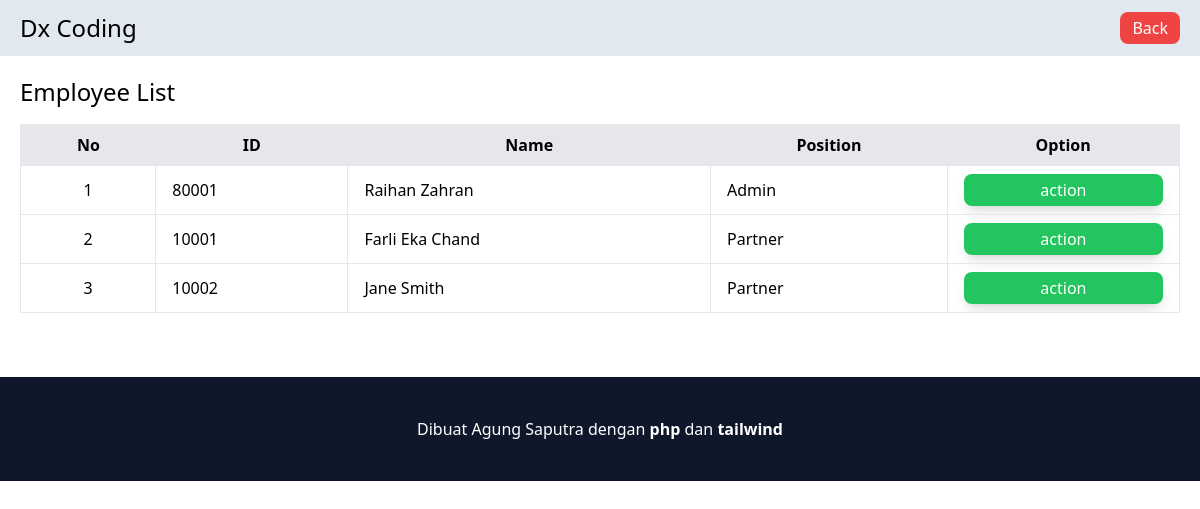
Page /admin/hrm/employees.php on the committed database.
### tables this page shows
CREATE TABLE `instructor` (
  `id_instructor` int(11) NOT NULL,
  `username_instructor` varchar(50) NOT NULL,
  `password_instructor` varchar(255) NOT NULL,
  `name_instructor` varchar(100) NOT NULL,
  `email_instructor` varchar(100) NOT NULL,
  `phone_instructor` varchar(15) DEFAULT NULL,
  `address_instructor` varchar(255) DEFAULT NULL
);

### functions/query.php (called while the page is built, shortened)
<?php
include 'connection.php';
function query($query) {
    global $conn;
    $result = mysqli_query($conn, $query);
    $rows = [];
    while ($row = mysqli_fetch_assoc($result)) {
        $rows[] = $row;
    }
    return $rows;
}
?>

### admin/hrm/employees.php (the view, shortened to what this page needs)
<?php
require '../../functions/query.php';
$admins = query("SELECT id_admin AS id, name_admin AS name, 'Admin' AS position FROM admin");
$instructors = query("SELECT id_instructor AS id, name_instructor AS name, 'Partner' AS position FROM instructor");
$employees = array_merge($admins, $instructors);
?>
<!DOCTYPE html>
<html lang="en">
<head>
    <link rel="stylesheet" href="../../css/output.css">
</head>
<body>
    <nav class="bg-slate-200 flex justify-between items-center px-5">
        <h1 class="text-2xl py-3">Dx Coding</h1>
        <a class="bg-red-500 text-white px-3 py-1 rounded-lg hover:bg-red-400 cursor-pointer" href="../hrm.php">Back</a>
    </nav>
    <div class="px-5 mt-5 mb-16">
        <h1 class="text-2xl mb-4">Employee List</h1>
        <div class="overflow-x-auto">
            <table class="min-w-full bg-white border border-gray-200">
                <thead class="bg-gray-200">
                    <tr>
                        <th class="px-4 py-2">No</th>
                        <th class="px-4 py-2">ID</th>
                        <th class="px-4 py-2">Name</th>
                        <th class="px-4 py-2">Position</th>
                        <th class="px-4 py-2">Option</th>
                    </tr>
                </thead>
                <tbody>
                    <?php $no = 1; ?>
                    <?php foreach ($employees as $employee) : ?>
                        <tr>
                            <td class="border px-4 py-2 text-center"><?= $no++; ?></td>
                            <td class="border px-4 py-2"><?= $employee["id"]; ?></td>
                            <td class="border px-4 py-2"><?= $employee["name"]; ?></td>
                            <td class="border px-4 py-2"><?= $employee["position"]; ?></td>
                            <td class="border px-4 py-2">
                                <a href="../hrm.php">
                                    <div class="bg-green-500 hover:bg-green-400 shadow-lg rounded-lg px-2 py-1 text-white">
                                        <h1 class="text-center">action</h1>
                                    </div>
                                </a>
                            </td>
                        </tr>
                    <?php endforeach; ?>
                </tbody>
            </table>
        </div>
    </div>
    <footer class="text-center bg-slate-900 text-white py-10 w-full">
        <h1>Dibuat Agung Saputra dengan <span class="font-bold">php</span> dan <span class="font-bold">tailwind</span></h1>
    </footer>
</body>
</html>

### rows in the picture
instructor: id_instructor "10001", name_instructor "Farli Eka Chand", position "Partner"
instructor: id_instructor "10002", name_instructor "Jane Smith", position "Partner"

### other values in the picture
$employee["id"] "80001"
$employee["name"] "Raihan Zahran"
$employee["position"] "Admin"
